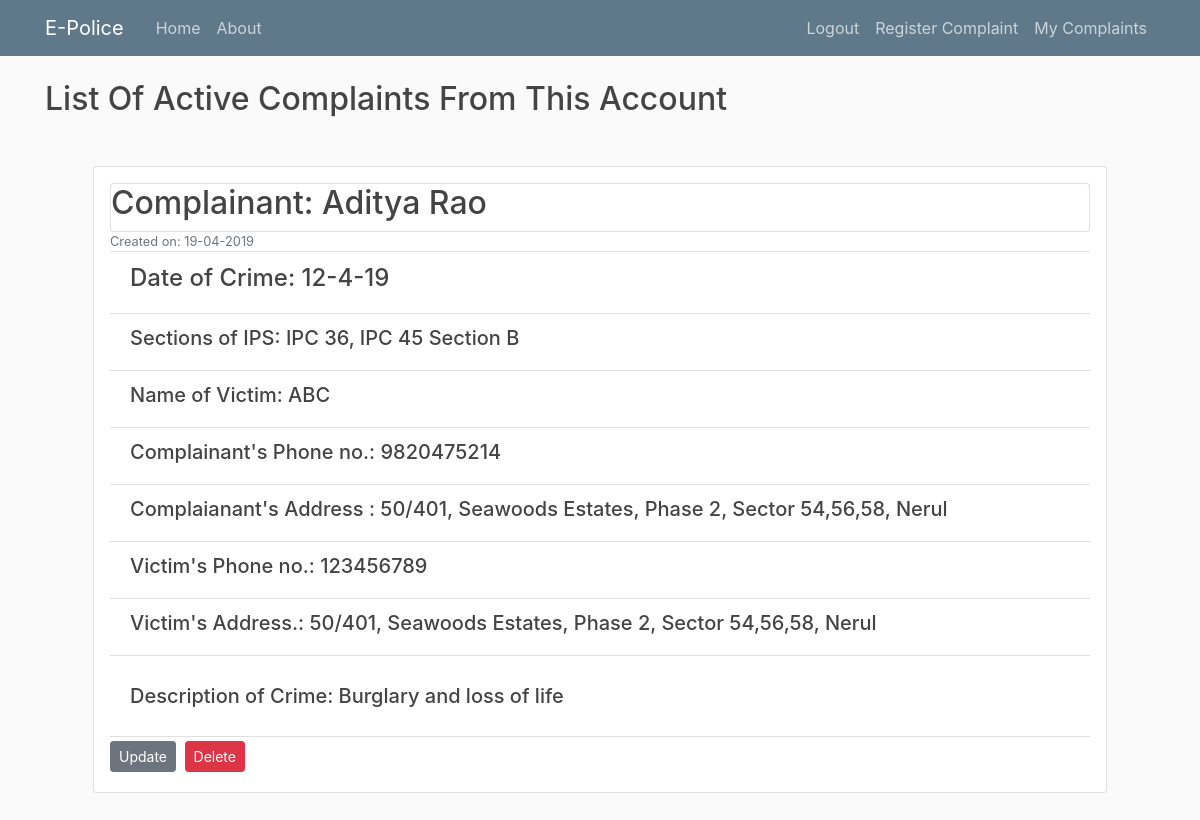
Screenshot of /mycomplaints (signed in) with the database file from the repository.
### flaskblog/models.py (models this page shows, shortened)
class Complaint(db.Model):
    id = db.Column(db.Integer, primary_key=True)
    complainant = db.Column(db.String(100), nullable=False)
    compph = db.Column(db.String, nullable=False)
    victim=db.Column(db.String, nullable=False)
    victph=db.Column(db.String, nullable=False)
    doc=db.Column(db.String,nullable=False)
    accused=db.Column(db.String,nullable=False)
    description=db.Column(db.Text,nullable=False)
    sections=db.Column(db.String,nullable=False)
    user_id = db.Column(db.Integer, db.ForeignKey('user.id'), nullable=False)
    date_posted = db.Column(db.DateTime, nullable=False, default=datetime.utcnow)
    compadd=db.Column(db.String,nullable=False)
    victadd=db.Column(db.String,nullable=False)

### flaskblog/routes.py (the view)
@app.route('/mycomplaints',methods=['GET','POST'])
@login_required
def mycomplaints():
    complaints=Complaint.query.filter_by(user_id=current_user.id)
    if(current_user.username=='admin'):
         flash(f"Login from user account for this page",'success')
         return(redirect(url_for('showcomplaints')))
    elif complaints==[]:
        flash(f"No Active  Complaints", "danger")
    else:
        return render_template('mycomplaints.html', title='Registered  Complaints',complaints=complaints)

### flaskblog/models.py (called while the page is built)
@login_manager.user_loader
def load_user(user_id):
    return User.query.get(int(user_id))

### flaskblog/templates/mycomplaints.html (shortened to what this page needs)
{% extends "layout.html" %}
{% block content %}
  <div><h2>List Of Active Complaints From This Account</h2></div>
    {% for complaint in complaints %}
   <div class="card m-5 p-3 "  >
    <div class="card header"><h2>Complainant: {{ complaint.complainant }}</h2></div>
     <small class="text-muted">Created on: {{ complaint.date_posted.strftime('%d-%m-%Y' ) }}</small>
      <ul class="list-group list-group-flush" >
        <li class="list-group-item"><h4 >Date of Crime: {{complaint.doc}}</h4></li>
        <li class="list-group-item"><h5 >Sections of IPS: {{complaint.sections}}</h5></li>
        <li class="list-group-item"><h5 >Name of Victim: {{complaint.victim}}</h5></li>
        <li class="list-group-item"><h5 >Complainant's Phone no.: {{complaint.compph}}</h5></li>
        <li class="list-group-item"><h5 >Complaianant's Address : {{complaint.compadd}}</h5></li>
        <li class="list-group-item"><h5 >Victim's Phone no.: {{complaint.victph}}</h5></li>
        <li class="list-group-item"><h5 >Victim's Address.: {{complaint.victadd}}</h5></li>
        <li class="list-group-item", ><p><h5 >Description of Crime: {{complaint.description}}</h5></p></li>
      </ul>
    <div>
            <a class="btn btn-secondary btn-sm mt-1 mb-1" href="{{url_for('updatecomplaint',complaint_id=complaint.id)}}">Update</a>
            <button type="button" class="btn btn-danger btn-sm m-1" data-toggle="modal" data-target="#deleteModal">Delete</button>
       </div>
    </div>
    {% endfor %}
{% endblock content %}

### flaskblog/templates/layout.html (shortened to what this page needs)
<!DOCTYPE html>
<html>
<head>
    <link rel="stylesheet" href="https://maxcdn.bootstrapcdn.com/bootstrap/4.0.0/css/bootstrap.min.css">
    <link rel="stylesheet" type="text/css" href="{{ url_for('static', filename='main.css') }}">
</head>
<body>
    <header class="site-header">
      <nav class="navbar navbar-expand-md navbar-dark bg-steel fixed-top" style="background-color:#5f788a;">
        <div class="container">
          <a class="navbar-brand mr-4" href="/home">E-Police</a>
          <div class="collapse navbar-collapse" id="navbarToggle">
            <div class="navbar-nav mr-auto">
              <a class="nav-item nav-link" href="{{ url_for('home') }}">Home</a>
              <a class="nav-item nav-link" href="{{ url_for('about') }}">About</a>
            </div>
            <div class="navbar-nav">
              <a class="nav-item nav-link" href="{{ url_for('logout') }}">Logout</a>
              <a class="nav-item nav-link" href="{{ url_for('complaint') }}">Register Complaint</a>
              <a class="nav-item nav-link" href="{{ url_for('mycomplaints') }}">My Complaints</a>
            </div>
          </div>
        </div>
      </nav>
    </header>
    <main role="main" class="container">
      <div class="row">
        <div class="col-md-12">
          {% block content %}{% endblock %}
        </div>
      </div>
    </main>
</body>
</html>

### flaskblog/static/main.css (style rules this page uses)
body { background: #fafafa; color: #333333; margin-top: 5rem; }
h1, h2, h3, h4, h5, h6 { color: #444444; }
.bg-steel { background-color:#5f788a;; }
.site-header .navbar-nav .nav-link { color: #cbd5db; }

### rows the page displays
Complaint: complainant "Aditya Rao", date_posted "19-04-2019", doc "12-4-19", sections "IPC 36, IPC 45 Section B", victim "ABC", compph "9820475214", compadd "50/401, Seawoods Estates, Phase 2, Sector 54,56,58, Nerul", victph "123456789", victadd "50/401, Seawoods Estates, Phase 2, Sector 54,56,58, Nerul", description "Burglary and loss of life"
